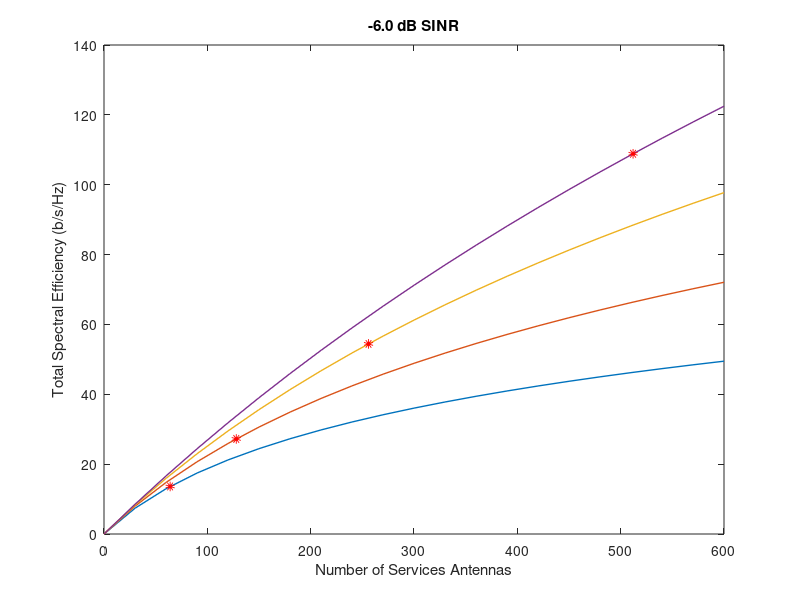

The MATLAB source for this figure: (Note: this script raises an error after producing the figure.)
%figure 10_Total spectral efficiency versus number of base station antennas for K equal to 16, 32, 64, 128 users operating at a minus 6 dB SINR.
clear all
clc
p=10^(-0.6);
M=0:30:600;
for c=4:7
    k=2^c;
    Csumcb=k*log(1+M*p/(k*(1+p)))/log(2);
    plot(M,Csumcb,'LineWidth',1)
    hold on
end
%Specifying the effect of doubling the number of antennas of base statiions and the number od users simultaneously 
for a=4:7 
    M=2^(a+2);
    k=2^a;
    Csum=k*log(1+M*p/(k*(1+p)))/log(2);
    plot(M,Csum,'ro','LineWidth',5,'MarkerSize',2)
    hold on
end
xlabel('Number of Services Antennas')
ylabel('Total Spectral Efficiency (b/s/Hz)')
title('-6.0 dB SINR')
gtext('16 users')
gtext('32 users')
gtext('64 users')
gtext('128 users')
